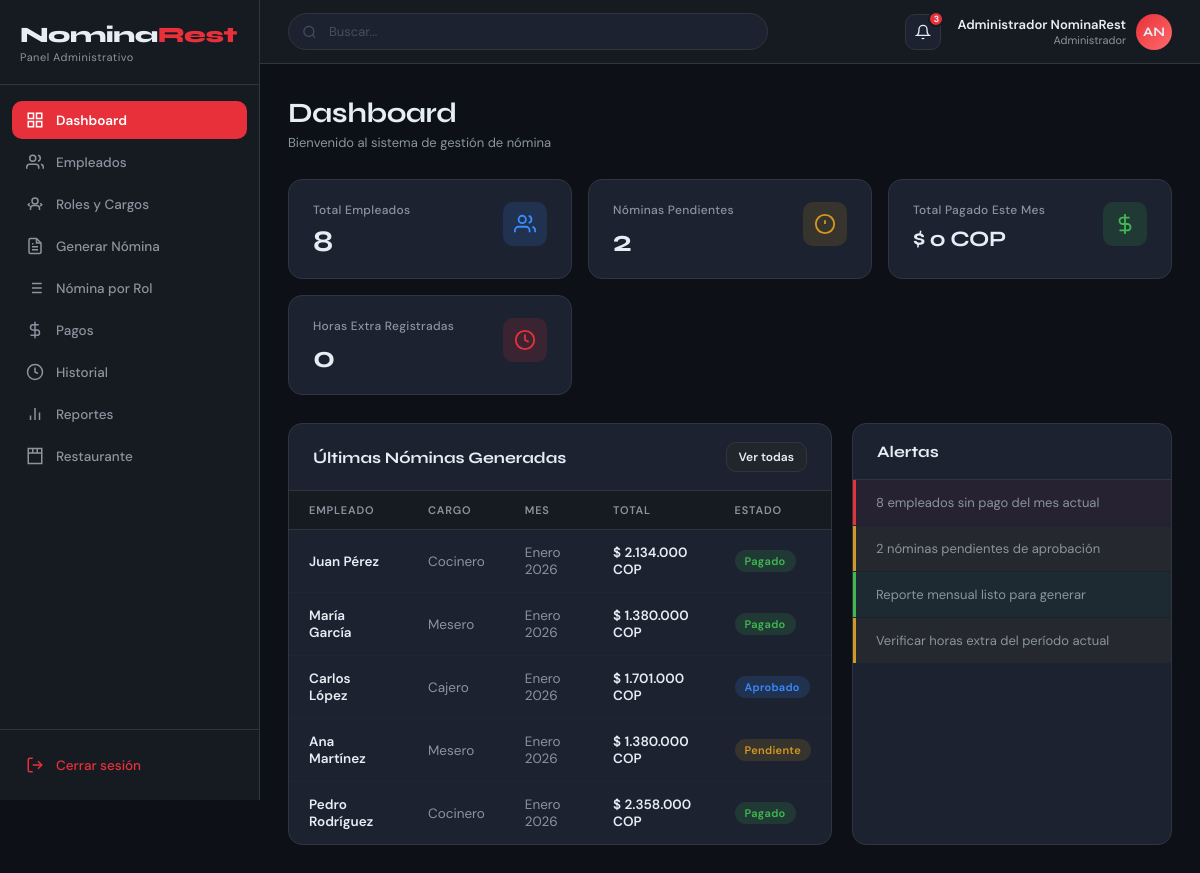
/index.php (signed in), run on the app's committed database.
### tables this page shows
CREATE TABLE nominas (
    id INT AUTO_INCREMENT PRIMARY KEY,
    empleado_id INT NOT NULL,
    periodo_mes INT NOT NULL,
    periodo_anio INT NOT NULL,
    salario_base DECIMAL(15,2) NOT NULL,
    horas_extra INT DEFAULT 0,
    valor_horas_extra DECIMAL(15,2) DEFAULT 0,
    bonificaciones DECIMAL(15,2) DEFAULT 0,
    deducciones_salud DECIMAL(15,2) DEFAULT 0,
    deducciones_pension DECIMAL(15,2) DEFAULT 0,
    otras_deducciones DECIMAL(15,2) DEFAULT 0,
    total_devengado DECIMAL(15,2) NOT NULL,
    total_deducciones DECIMAL(15,2) NOT NULL,
    total_neto DECIMAL(15,2) NOT NULL,
    estado ENUM('pendiente','aprobado','pagado','rechazado') DEFAULT 'pendiente',
    aprobado_por INT NULL,
    fecha_pago DATE NULL,
    observaciones TEXT,
    created_at TIMESTAMP DEFAULT CURRENT_TIMESTAMP,
    FOREIGN KEY (empleado_id) REFERENCES empleados(id),
    FOREIGN KEY (aprobado_por) REFERENCES usuarios(id)
);

CREATE TABLE cargos (
    id INT AUTO_INCREMENT PRIMARY KEY,
    nombre VARCHAR(100) NOT NULL,
    descripcion TEXT,
    salario_base DECIMAL(15,2) NOT NULL DEFAULT 0,
    departamento VARCHAR(100),
    activo TINYINT(1) DEFAULT 1,
    created_at TIMESTAMP DEFAULT CURRENT_TIMESTAMP
);

### includes/auth.php (called while the page is built, shortened)
<?php
function estaAutenticado() {
    return isset($_SESSION['usuario_id']) && !empty($_SESSION['usuario_id']);
}
function tienePermiso($permiso) {
    $permisos = $_SESSION['permisos'] ?? [];
    return isset($permisos[$permiso]) && $permisos[$permiso] === true;
}
function formatCOP($valor) {
    return '$ ' . number_format($valor, 0, ',', '.');
}
function getNombreMes($mes) {
    $meses = ['','Enero','Febrero','Marzo','Abril','Mayo','Junio',
              'Julio','Agosto','Septiembre','Octubre','Noviembre','Diciembre'];
    return $meses[(int)$mes] ?? '';
}

### index.php (the view, shortened to what this page needs)
<?php
require_once __DIR__ . '/includes/auth.php';
$db = getDB();
$totalEmpleados = $db->query("SELECT COUNT(*) FROM empleados WHERE activo = 1")->fetchColumn();
$nominasPendientes = $db->query("SELECT COUNT(*) FROM nominas WHERE estado IN ('pendiente','aprobado')")->fetchColumn();
$totalPagadoMes = $db->query("
    SELECT COALESCE(SUM(total_neto),0) FROM nominas
    WHERE estado = 'pagado' AND periodo_mes = MONTH(NOW()) AND periodo_anio = YEAR(NOW())
")->fetchColumn();
$horasExtra = $db->query("
    SELECT COALESCE(SUM(horas_extra),0) FROM nominas
    WHERE periodo_mes = MONTH(NOW()) AND periodo_anio = YEAR(NOW())
")->fetchColumn();
$ultimasNominas = $db->query("
    SELECT n.*,
           CONCAT(e.nombres,' ',e.apellidos) as empleado_nombre,
           c.nombre as cargo_nombre
    FROM nominas n
    JOIN empleados e ON n.empleado_id = e.id
    JOIN cargos c ON e.cargo_id = c.id
    ORDER BY n.created_at DESC
    LIMIT 8
")->fetchAll();
$sinPagoMes = $db->query("
    SELECT COUNT(*) FROM empleados e
    WHERE e.activo = 1 AND e.id NOT IN (
        SELECT empleado_id FROM nominas
        WHERE periodo_mes = MONTH(NOW()) AND periodo_anio = YEAR(NOW()) AND estado = 'pagado'
    )
")->fetchColumn();
include __DIR__ . '/includes/header.php';
?>
<div class="page-header">
  <h1 class="page-title">Dashboard</h1>
  <p class="page-subtitle">Bienvenido al sistema de gestión de nómina</p>
</div>
<div class="stats-grid">
  <div class="stat-card">
    <div>
      <div class="stat-label">Total Empleados</div>
      <div class="stat-value"><?= $totalEmpleados ?></div>
    </div>
    <div class="stat-icon blue">
      <svg width="22" height="22" viewBox="0 0 24 24" fill="none" stroke="currentColor" stroke-width="2"><path d="M17 21v-2a4 4 0 0 0-4-4H5a4 4 0 0 0-4 4v2"/><circle cx="9" cy="7" r="4"/><path d="M23 21v-2a4 4 0 0 0-3-3.87"/><path d="M16 3.13a4 4 0 0 1 0 7.75"/></svg>
    </div>
  </div>
  <div class="stat-card">
    <div>
      <div class="stat-label">Nóminas Pendientes</div>
      <div class="stat-value"><?= $nominasPendientes ?></div>
    </div>
    <div class="stat-icon yellow">
      <svg width="22" height="22" viewBox="0 0 24 24" fill="none" stroke="currentColor" stroke-width="2"><circle cx="12" cy="12" r="10"/><line x1="12" y1="8" x2="12" y2="12"/><line x1="12" y1="16" x2="12.01" y2="16"/></svg>
    </div>
  </div>
  <div class="stat-card">
    <div>
      <div class="stat-label">Total Pagado Este Mes</div>
      <div class="stat-value cop"><?= formatCOP($totalPagadoMes) ?> COP</div>
    </div>
    <div class="stat-icon green">
      <svg width="22" height="22" viewBox="0 0 24 24" fill="none" stroke="currentColor" stroke-width="2"><line x1="12" y1="1" x2="12" y2="23"/><path d="M17 5H9.5a3.5 3.5 0 0 0 0 7h5a3.5 3.5 0 0 1 0 7H6"/></svg>
    </div>
  </div>
  <div class="stat-card">
    <div>
      <div class="stat-label">Horas Extra Registradas</div>
      <div class="stat-value"><?= $horasExtra ?></div>
    </div>
    <div class="stat-icon red">
      <svg width="22" height="22" viewBox="0 0 24 24" fill="none" stroke="currentColor" stroke-width="2"><circle cx="12" cy="12" r="10"/><polyline points="12 6 12 12 16 14"/></svg>
    </div>
  </div>
</div>
<div class="dashboard-grid">
  <div class="card">
    <div class="card-header">
      <span class="card-title">Últimas Nóminas Generadas</span>
      <?php if(tienePermiso('nomina')): ?>
      <a href="<?= APP_URL ?>/modules/empleados/lista.php" class="btn btn-secondary btn-sm">Ver todas</a>
      <?php endif; ?>
    </div>
    <div class="card-body table-wrap">
      <?php if (empty($ultimasNominas)): ?>
        <div class="empty-state">
          <svg viewBox="0 0 24 24" fill="none" stroke="currentColor" stroke-width="1.5"><path d="M14 2H6a2 2 0 0 0-2 2v16a2 2 0 0 0 2 2h12a2 2 0 0 0 2-2V8z"/><polyline points="14 2 14 8 20 8"/></svg>
          <p>No hay nóminas generadas aún</p>
        </div>
      <?php else: ?>
      <table>
        <thead>
          <tr>
            <th>Empleado</th>
            <th>Cargo</th>
            <th>Mes</th>
            <th>Total</th>
            <th>Estado</th>
          </tr>
        </thead>
        <tbody>
          <?php foreach ($ultimasNominas as $n): ?>
          <tr>
            <td class="fw-600"><?= htmlspecialchars($n['empleado_nombre']) ?></td>
            <td class="text-muted"><?= htmlspecialchars($n['cargo_nombre']) ?></td>
            <td class="text-muted"><?= getNombreMes($n['periodo_mes']) . ' ' . $n['periodo_anio'] ?></td>
            <td class="fw-600"><?= formatCOP($n['total_neto']) ?> COP</td>
            <td>
              <?php
                $badges = ['pagado'=>'badge-green','aprobado'=>'badge-blue','pendiente'=>'badge-yellow','rechazado'=>'badge-red'];
                $labels = ['pagado'=>'Pagado','aprobado'=>'Aprobado','pendiente'=>'Pendiente','rechazado'=>'Rechazado'];
                $est = $n['estado'];
              ?>
              <span class="badge <?= $badges[$est] ?? 'badge-blue' ?>"><?= $labels[$est] ?? $est ?></span>
            </td>
          </tr>
          <?php endforeach; ?>
        </tbody>
      </table>
      <?php endif; ?>
    </div>
  </div>
  <div class="card">
    <div class="card-header">
      <span class="card-title">Alertas</span>
    </div>
    <div class="card-body">
      <div class="alerts-list">
        <?php if ($sinPagoMes > 0): ?>
        <div class="alert-item">
          <?= $sinPagoMes ?> empleado<?= $sinPagoMes > 1 ? 's' : '' ?> sin pago del mes actual
        </div>
        <?php endif; ?>
        <?php if ($nominasPendientes > 0): ?>
        <div class="alert-item yellow">
          <?= $nominasPendientes ?> nómina<?= $nominasPendientes > 1 ? 's' : '' ?> pendiente<?= $nominasPendientes > 1 ? 's' : '' ?> de aprobación
        </div>
        <?php endif; ?>
        <div class="alert-item green">
          Reporte mensual listo para generar
        </div>
        <div class="alert-item yellow">
          Verificar horas extra del período actual
        </div>
      </div>
    </div>
  </div>
</div>
<?php include __DIR__ . '/includes/footer.php'; ?>

### includes/header.php (shortened to what this page needs)
<?php
require_once __DIR__ . '/../includes/auth.php';
$currentPage = basename($_SERVER['PHP_SELF'], '.php');
$userName = $_SESSION['usuario_nombre'] ?? 'Usuario';
$userRole = $_SESSION['rol_nombre'] ?? '';
$initials = strtoupper(substr($userName, 0, 1) . (strpos($userName, ' ') !== false ? substr(strstr($userName, ' '), 1, 1) : ''));
?>
<!DOCTYPE html>
<html lang="es">
<head>
  <link rel="stylesheet" href="<?= APP_URL ?>/assets/css/app.css">
</head>
<body>
<div class="app-wrapper">
  <aside class="sidebar">
    <div class="sidebar-logo">
      <div class="logo-text">Nomina<span>Rest</span></div>
      <div class="logo-sub">Panel Administrativo</div>
    </div>
    <nav class="sidebar-nav">
      <a href="<?= APP_URL ?>/index.php" class="nav-link <?= $currentPage === 'index' ? 'active' : '' ?>">
        <svg class="nav-icon" viewBox="0 0 24 24" fill="none" stroke="currentColor" stroke-width="2"><rect x="3" y="3" width="7" height="7"/><rect x="14" y="3" width="7" height="7"/><rect x="14" y="14" width="7" height="7"/><rect x="3" y="14" width="7" height="7"/></svg>
        Dashboard
      </a>
      <?php if(tienePermiso('empleados')): ?>
      <a href="<?= APP_URL ?>/modules/empleados/lista.php" class="nav-link <?= strpos($currentPage, 'empleado') !== false ? 'active' : '' ?>">
        <svg class="nav-icon" viewBox="0 0 24 24" fill="none" stroke="currentColor" stroke-width="2"><path d="M17 21v-2a4 4 0 0 0-4-4H5a4 4 0 0 0-4 4v2"/><circle cx="9" cy="7" r="4"/><path d="M23 21v-2a4 4 0 0 0-3-3.87"/><path d="M16 3.13a4 4 0 0 1 0 7.75"/></svg>
        Empleados
      </a>
      <?php endif; ?>
      <?php if(tienePermiso('roles')): ?>
      <a href="<?= APP_URL ?>/modules/roles/lista.php" class="nav-link <?= strpos($currentPage, 'rol') !== false ? 'active' : '' ?>">
        <svg class="nav-icon" viewBox="0 0 24 24" fill="none" stroke="currentColor" stroke-width="2"><circle cx="12" cy="8" r="4"/><path d="M6 20v-2a4 4 0 0 1 4-4h4a4 4 0 0 1 4 4v2"/><path d="M19 11l2 2-2 2"/><path d="M5 11l-2 2 2 2"/></svg>
        Roles y Cargos
      </a>
      <?php endif; ?>
      <?php if(tienePermiso('nomina')): ?>
      <a href="<?= APP_URL ?>/modules/dashboard/index.php" class="nav-link">
        <svg class="nav-icon" viewBox="0 0 24 24" fill="none" stroke="currentColor" stroke-width="2"><path d="M14 2H6a2 2 0 0 0-2 2v16a2 2 0 0 0 2 2h12a2 2 0 0 0 2-2V8z"/><polyline points="14 2 14 8 20 8"/><line x1="16" y1="13" x2="8" y2="13"/><line x1="16" y1="17" x2="8" y2="17"/><polyline points="10 9 9 9 8 9"/></svg>
        Generar Nómina
      </a>
      <a href="<?= APP_URL ?>/modules/dashboard/index.php" class="nav-link">
        Nómina por Rol
      </a>
      <?php endif; ?>
      <?php if(tienePermiso('pagos')): ?>
      <a href="<?= APP_URL ?>/modules/dashboard/index.php" class="nav-link">
        <svg class="nav-icon" viewBox="0 0 24 24" fill="none" stroke="currentColor" stroke-width="2"><line x1="12" y1="1" x2="12" y2="23"/><path d="M17 5H9.5a3.5 3.5 0 0 0 0 7h5a3.5 3.5 0 0 1 0 7H6"/></svg>
        Pagos
      </a>
      <?php endif; ?>
      <a href="<?= APP_URL ?>/modules/dashboard/index.php" class="nav-link">
        <svg class="nav-icon" viewBox="0 0 24 24" fill="none" stroke="currentColor" stroke-width="2"><circle cx="12" cy="12" r="10"/><polyline points="12 6 12 12 16 14"/></svg>
        Historial
      </a>
      <?php if(tienePermiso('reportes')): ?>
      <a href="<?= APP_URL ?>/modules/dashboard/index.php" class="nav-link">
        <svg class="nav-icon" viewBox="0 0 24 24" fill="none" stroke="currentColor" stroke-width="2"><line x1="18" y1="20" x2="18" y2="10"/><line x1="12" y1="20" x2="12" y2="4"/><line x1="6" y1="20" x2="6" y2="14"/></svg>
        Reportes
      </a>
      <?php endif; ?>
      <a href="<?= APP_URL ?>/modules/dashboard/index.php" class="nav-link">
        <svg class="nav-icon" viewBox="0 0 24 24" fill="none" stroke="currentColor" stroke-width="2"><path d="M3 2h18v20H3z"/><path d="M3 8h18"/><path d="M9 2v6"/><path d="M15 2v6"/></svg>
        Restaurante
      </a>
    </nav>
    <div class="sidebar-footer">
      <a href="<?= APP_URL ?>/logout.php" class="nav-link" style="color:var(--accent-red)">
        <svg class="nav-icon" viewBox="0 0 24 24" fill="none" stroke="currentColor" stroke-width="2"><path d="M9 21H5a2 2 0 0 1-2-2V5a2 2 0 0 1 2-2h4"/><polyline points="16 17 21 12 16 7"/><line x1="21" y1="12" x2="9" y2="12"/></svg>
        Cerrar sesión
      </a>
    </div>
  </aside>
  <div class="main-content">
    <header class="topbar">
      <div class="topbar-search">
        <svg class="search-icon" viewBox="0 0 24 24" fill="none" stroke="currentColor" stroke-width="2"><circle cx="11" cy="11" r="8"/><line x1="21" y1="21" x2="16.65" y2="16.65"/></svg>
        <input type="text" placeholder="Buscar...">
      </div>
      <div class="topbar-right">
        <div class="topbar-notif">
          <svg width="16" height="16" viewBox="0 0 24 24" fill="none" stroke="currentColor" stroke-width="2"><path d="M18 8A6 6 0 0 0 6 8c0 7-3 9-3 9h18s-3-2-3-9"/><path d="M13.73 21a2 2 0 0 1-3.46 0"/></svg>
          <span class="notif-badge">3</span>
        </div>
        <div class="topbar-user">
          <div class="user-info">
            <div class="user-name"><?= htmlspecialchars($userName) ?></div>
            <div class="user-role"><?= htmlspecialchars($userRole) ?></div>
          </div>
          <div class="user-avatar"><?= htmlspecialchars($initials) ?></div>
        </div>
      </div>
    </header>
    <div class="page-content">

### includes/footer.php (shortened to what this page needs)
    </div>
  </div>
</div>
</body>
</html>

### data on the page
nominas: empleado_nombre "Juan Pérez", cargos.nombre "Cocinero", periodo_mes "Enero", periodo_anio "2026", total_neto "$ 2.134.000", estado "Pagado"
nominas: empleado_nombre "María García", cargos.nombre "Mesero", periodo_mes "Enero", periodo_anio "2026", total_neto "$ 1.380.000", estado "Pagado"
nominas: empleado_nombre "Carlos López", cargos.nombre "Cajero", periodo_mes "Enero", periodo_anio "2026", total_neto "$ 1.701.000", estado "Aprobado"
nominas: empleado_nombre "Ana Martínez", cargos.nombre "Mesero", periodo_mes "Enero", periodo_anio "2026", total_neto "$ 1.380.000", estado "Pendiente"
nominas: empleado_nombre "Pedro Rodríguez", cargos.nombre "Cocinero", periodo_mes "Enero", periodo_anio "2026", total_neto "$ 2.358.000", estado "Pagado"

### other printed values
$userName "Administrador NominaRest"
$userRole "Administrador"
$initials "AN"
$totalEmpleados "8"
$nominasPendientes "2"
formatCOP($totalPagadoMes) "$ 0"
$horasExtra "0"
$sinPagoMes "8"
